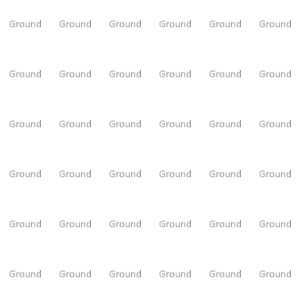

A level layout from a 2D game, rendered from its tile map. Below: a short description, then the map file with its tile-grid data intact:
An orthogonal 6x6 tile map with 50x50 px tiles, 1 tile layer (Ground), 2 tilesets and 2 objects (Center3).

<map version="1.4" tiledversion="1.4.1" orientation="orthogonal" renderorder="left-up" compressionlevel="0" width="6" height="6" tilewidth="50" tileheight="50" infinite="0" nextlayerid="31" nextobjectid="66">
 <properties>
  <property name="NoAgents" type="bool" value="false" />
  <property name="NoSpawning" type="bool" value="false" />
 </properties>
 <tileset firstgid="1" source="../../_Tiled/Master.tsx" />
 <tileset firstgid="29" source="../../_Tiled/Deco.tsx" />
 <group id="5" name="Floor 0">
  <properties>
   <property name="Height" type="float" value="2.5" />
  </properties>
  <layer id="29" name="Ground" width="6" height="6">
   <data encoding="csv">
4,4,4,4,4,4,
4,4,4,4,4,4,
4,4,4,4,4,4,
4,4,4,4,4,4,
4,4,4,4,4,4,
4,4,4,4,4,4
</data>
  </layer>
  <objectgroup id="27" name="PropRoom" />
  <objectgroup id="4" name="Transitions">
   <object id="8" gid="8" x="50" y="100" width="50" height="50" rotation="-90">
    <properties>
     <property name="TargetZone" value="[exit]" />
    </properties>
   </object>
  </objectgroup>
  <objectgroup id="28" name="RoomProp">
   <object id="63" type="Center3" gid="34" x="100" y="200" width="50" height="50">
    <properties>
     <property name="Scale" type="float" value="100" />
     <property name="SceneryName" value="Center" />
    </properties>
   </object>
  </objectgroup>
 </group>
</map>
